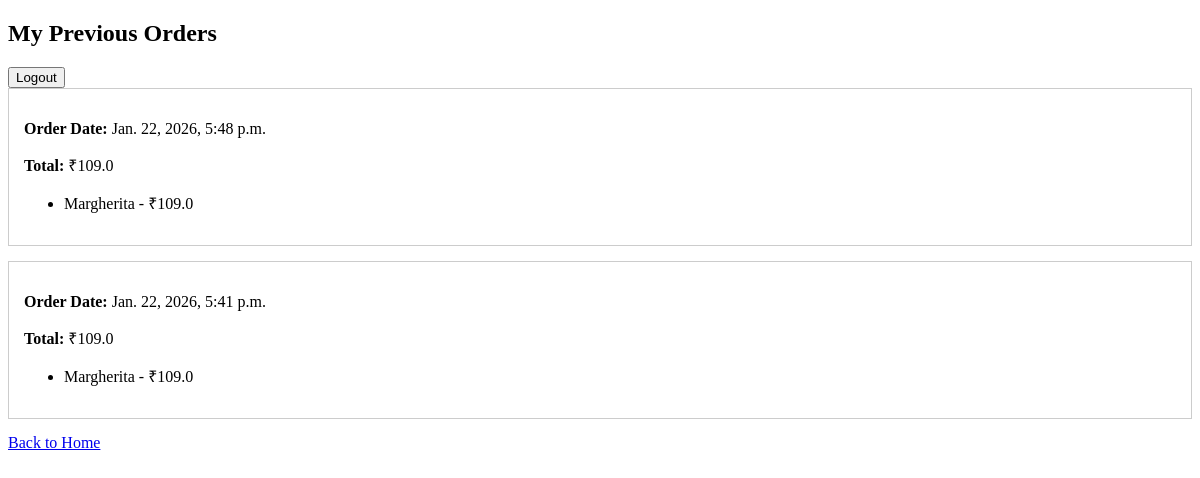
Page /my-orders/ (signed in) on the earlier database version.
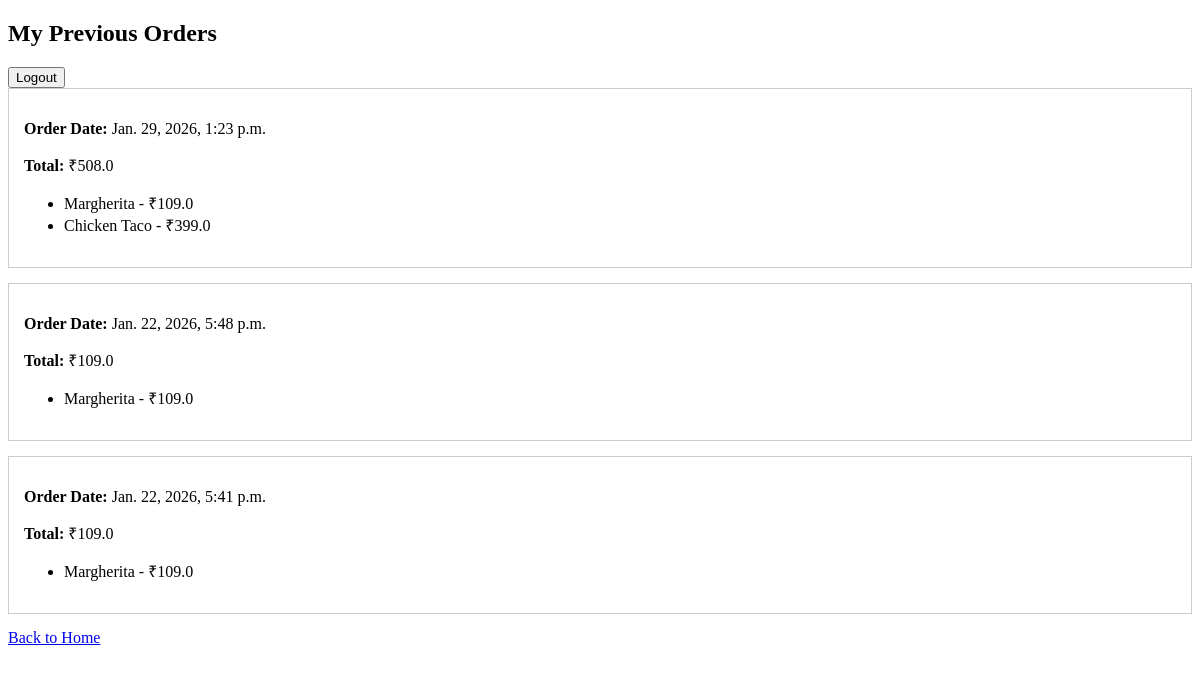
Same page on the later database version.
### delivery/models.py (models this page shows, shortened)
class Order(models.Model):
    customer = models.ForeignKey(User, on_delete=models.CASCADE, related_name="orders")
    total_price = models.FloatField()
    created_at = models.DateTimeField(auto_now_add=True)

class OrderItem(models.Model):
    order = models.ForeignKey(Order, on_delete=models.CASCADE, related_name="items")
    name = models.CharField(max_length=50)
    price = models.FloatField()

### delivery/views.py (the view)
# urls.py: path("my-orders/", views.order_history_page, name="order_history_page"),
def order_history_page(request):
  user_id = request.session.get("user_id")
  if not user_id:
    return redirect("signin")
  customer = get_object_or_404(User, id=user_id)
  orders = Order.objects.filter(customer=customer).order_by("-created_at")
  return render(request, "delivery/order_history.html", {
    "orders": orders
  })

### delivery/templates/delivery/order_history.html (shortened to what this page needs)
<!DOCTYPE html>
<html>
<head>
</head>
<body>
<h2>My Previous Orders</h2>
<a href="{% url 'customer_logout' %}"><button>Logout</button></a>
{% if orders %}
  {% for order in orders %}
    <div style="border:1px solid #ccc; padding:15px; margin-bottom:15px;">
      <p><strong>Order Date:</strong> {{ order.created_at }}</p>
      <p><strong>Total:</strong> ₹{{ order.total_price }}</p>
      <ul>
        {% for item in order.items.all %}
          <li>{{ item.name }} - ₹{{ item.price }}</li>
        {% endfor %}
      </ul>
    </div>
  {% endfor %}
{% else %}
  <p>No previous orders found.</p>
{% endif %}
<a href="{% url 'signin' %}">Back to Home</a>
</body>
</html>

Differences in the rows shown:
added Order: created_at "Jan. 29, 2026, 1:23 p.m.", total_price "508.0"
added OrderItem: name "Margherita", price "109.0", shown under "Jan. 29, 2026, 1:23 p.m."
added OrderItem: name "Chicken Taco", price "399.0", shown under "Jan. 29, 2026, 1:23 p.m."
